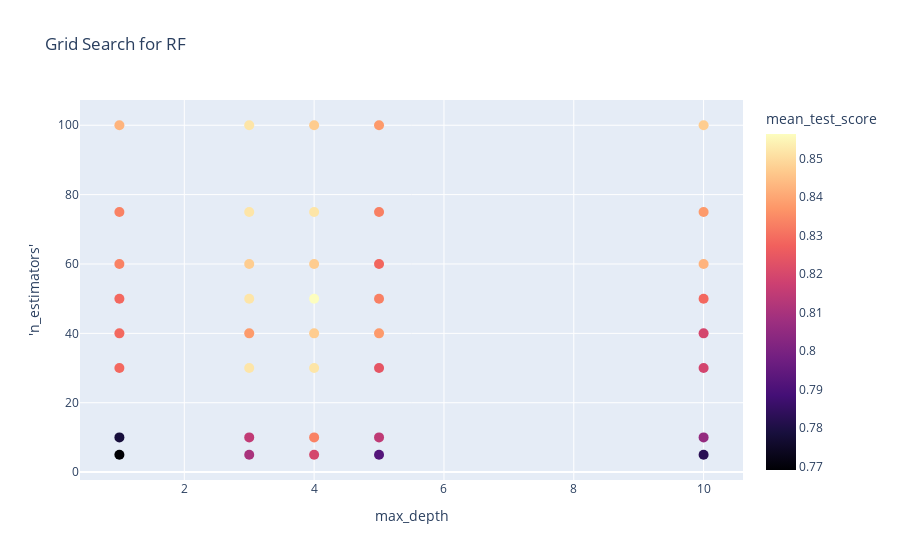

Notebook code cell kept with this figure:
### Markdown cell above
## Random Forest

### Code cell
_MODEL_NAME = _MODELS[1]
model = main(dataset_name=_DATASET_NAME, model_name=_MODEL_NAME, selected_feature_indexes=selected_feature_indexes)
fig = _plot_grid_search(model.cv_results_, _MODEL_NAME)
fig.show()

### Figure 1 — Plotly figure (JSON) as saved in the notebook; plotly's stock layout.template omitted (floating-point values rounded to 4 significant figures)
{"data": [{"hovertext": [0.7691, 0.7784, 0.8288, 0.8289, 0.8288, 0.8334, 0.8334, 0.8425, 0.8103, 0.815, 0.8518, 0.8378, 0.8518, 0.8471, 0.8518, 0.8518, 0.8196, 0.8334, 0.8517, 0.847, 0.8563, 0.847, 0.8517, 0.847, 0.792, 0.8148, 0.824, 0.8377, 0.8331, 0.8284, 0.833, 0.8376, 0.7828, 0.8056, 0.8192, 0.8193, 0.8286, 0.8424, 0.8376, 0.8471], "marker": {"color": [0.7691, 0.7784, 0.8288, 0.8289, 0.8288, 0.8334, 0.8334, 0.8425, 0.8103, 0.815, 0.8518, 0.8378, 0.8518, 0.8471, 0.8518, 0.8518, 0.8196, 0.8334, 0.8517, 0.847, 0.8563, 0.847, 0.8517, 0.847, 0.792, 0.8148, 0.824, 0.8377, 0.8331, 0.8284, 0.833, 0.8376, 0.7828, 0.8056, 0.8192, 0.8193, 0.8286, 0.8424, 0.8376, 0.8471], "colorbar": {"title": {"text": "mean_test_score"}}, "colorscale": [[0, "#000004"], [0.1111, "#180f3d"], [0.2222, "#440f76"], [0.3333, "#721f81"], [0.4444, "#9e2f7f"], [0.5556, "#cd4071"], [0.6667, "#f1605d"], [0.7778, "#fd9668"], [0.8889, "#feca8d"], [1, "#fcfdbf"]], "size": 10}, "mode": "markers", "type": "scatter", "x": ["1", "1", "1", "1", "1", "1", "1", "1", "3", "3", "3", "3", "3", "3", "3", "3", "4", "4", "4", "4", "4", "4", "4", "4", "5", "5", "5", "5", "5", "5", "5", "5", "10", "10", "10", "10", "10", "10", "10", "10"], "y": ["5", "10", "30", "40", "50", "60", "75", "100", "5", "10", "30", "40", "50", "60", "75", "100", "5", "10", "30", "40", "50", "60", "75", "100", "5", "10", "30", "40", "50", "60", "75", "100", "5", "10", "30", "40", "50", "60", "75", "100"]}], "layout": {"title": {"text": "Grid Search for RF"}, "xaxis": {"title": {"text": "max_depth"}}, "yaxis": {"title": {"text": "'n_estimators'"}}}}
